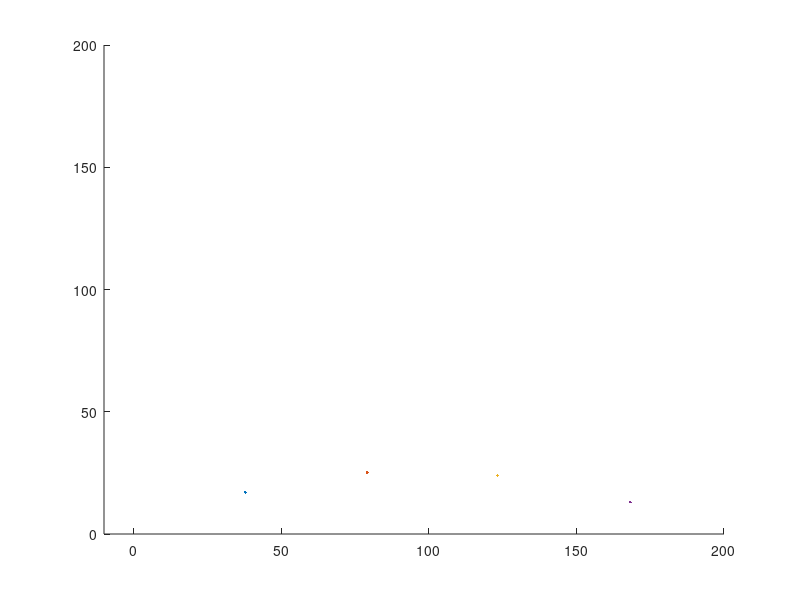

Here is the MATLAB script that generated this plot:

function  BS_main

v0   = 100;    % (m/s) Lähtönopeus (K9 Thunder 155 mm) 100ms jälkeen alkaa sekoileen
alfa = 35      % (deg) Kulma ajanhetkellä 0
m    = 46.4    % (kg)  Massa (K307, BB/HE 155 mm)
k    = 0.0055; % Kappaleen ilmanvastusvakio
g    = 9.81;   % (m/s^2) Gravitaatiovakio




% kutsutaan funktioita
%kitkaton(v0,alfa,m,g)
kitkallinen(v0,alfa,g,k)

end

function kitkaton(v0,alfa,m,g)

% lasketaan nopeuden x ja y komponentit
v0x = v0 * cosd(alfa)
v0y = v0 * sind(alfa)



% kappaleen nousuaika
tn = (v0*sind(alfa))/g

% kappaleen lento aika = tn * 2
t = 2 * tn


% kappaleen liike x suunnassa
sx = v0x * t;
kantama = sx / 1000;
disp ("Kitkaton kantama on:(km)"),disp(kantama)
disp ("km")



end
function kitkallinen(v0,alfa,g,k)


v = v0
x = 1;
y = 1;
kantama_x_kitk = 0;
kantama_y_kitk = 0;
tl=1;


while  y >0

vx1 = v*cosd(alfa)                           % nopeuden x komponentti ajan hetkellä 0
vy1 = v*sind(alfa)                           % nopeuden y komponentti ajan hetkellä 0

%x = x + vx1     % 0 + 26 = 26
%y = y + vy1     % 0 + 23 = 23

ax1 = (-k*vx1)*sqrt(vx1^2+vy1^2)   %-4.9     % kiihtyvyyden x komponentit ilmanvastus kasvaa vissii eksponentiaalisesti siks sekoaa 100ms jälkee
ay1 = -g-(k*vy1)*sqrt(vx1^2+vy1^2) %-14      % kiihtyvyyden y komponentit

vx1 = vx1 + ax1
vy1 = vy1 + ay1

%vx1 = vx1 + ax1 /100;                      % nopeuden x komponentti sekunnin jälkeen
%vy1 = vy1 + ay1 /100;                      % nopeuden y komponentti sekunnin jälkeen

%vx1 = sqrt(vx1^2 + ax1^2); % 21            % nopeuden x komponentti sekunnin jälkeen
%vy1 = sqrt(vy1^2 + ay1^2); % 18


x = x + vx1
y = y + vy1
disp("Kierros")

kantama_x_kitk = kantama_x_kitk + vx1;    % kantama metreinä nopeude x komponentit laskettuna yhteen
kantama_y_kitk = kantama_y_kitk + vy1;    % kantama metreinä nopeude x komponentit laskettuna yhteen


alfa = atand(vy1/vx1);

% lento aika
tl = tl+1;

hold on
%plot(kantama_x_kitk,kantama_y_kitk)
plot(x,y)

%axis([-10 40000 -5000 40000])             % kuvaajan skaalaus
axis([-10 200 -0 200])
end

kantama_x_kitk = kantama_x_kitk/1000;
disp("Kitkallinen kantama on:(km)")
disp(kantama_x_kitk)
%tl = tl/60;
disp(tl)
%disp(y)
disp(x)
end
